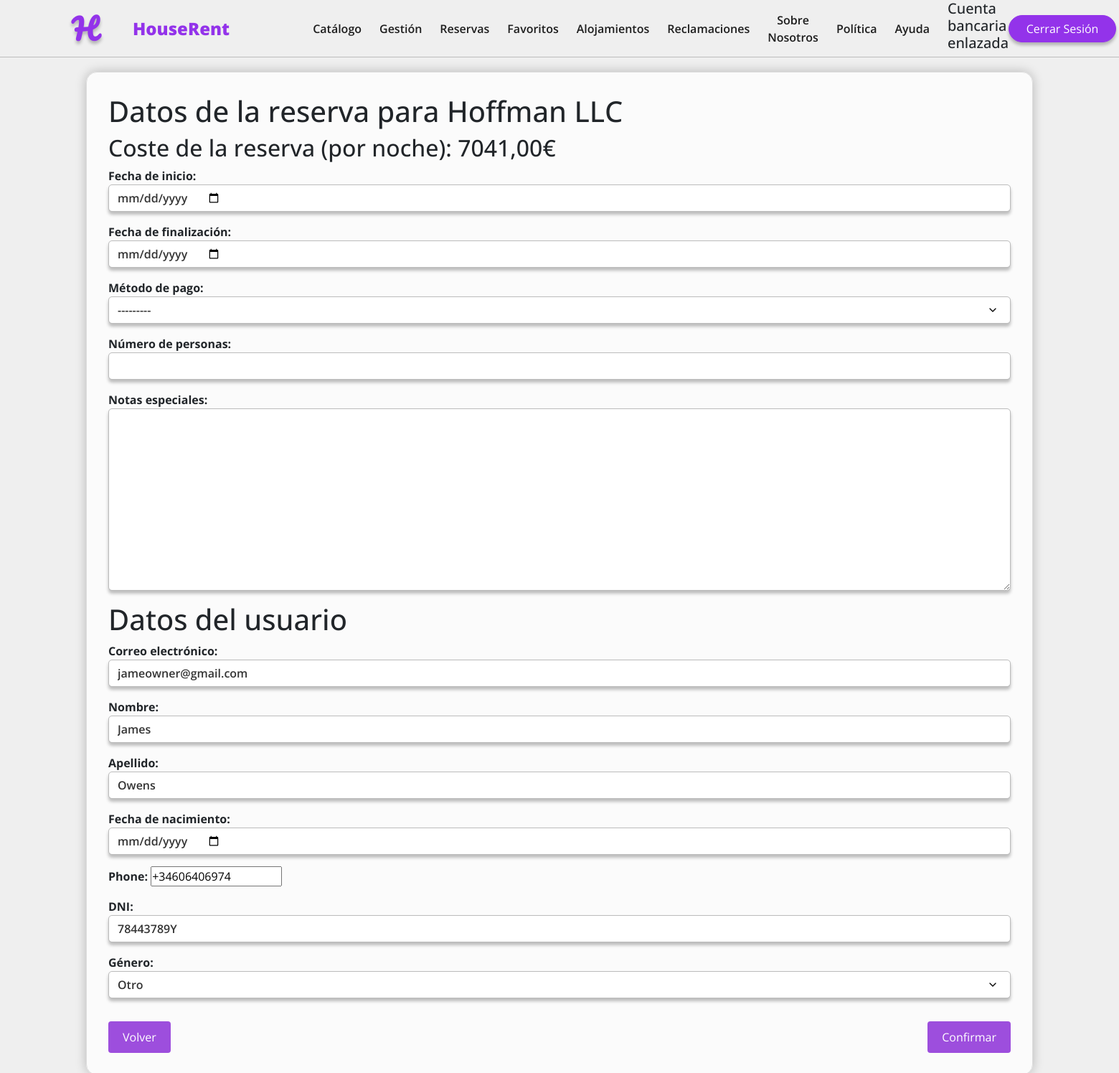
The page /booking/1 (signed in) on the database its author committed.
### apps/core/models.py (models this page shows, shortened)
class Accommodation(models.Model):
    name = models.CharField(max_length=256, blank=False, null=False)
    description = models.TextField(max_length=1024, blank=False, null=False)
    capacity = models.PositiveIntegerField(blank=False, null=False, default=1)
    owner = models.ForeignKey(CustomUser, on_delete=models.CASCADE, blank=False, null=False)
    price = models.DecimalField(decimal_places=2, max_digits=8, blank=False, null=False, validators=[MinValueValidator(0)], help_text='Ingresa un valor positivo')
    address = models.ForeignKey(Address, on_delete=models.CASCADE, blank=False, null=False)
    category = models.CharField(max_length=16, choices=Category.choices(), blank=False, null=False)
    service = models.ManyToManyField(Service, blank=True)
    creation_date = models.DateField(auto_now_add=True, blank=False, null=False)
    modification_date = models.DateField(auto_now=True, blank=False, null=False)
    is_active = models.BooleanField(default=True, blank=False, null=False)
    class Meta:
        verbose_name = "Alojamiento"
        verbose_name_plural = "Alojamientos"
        indexes = [
            models.Index(fields=['name']),
            models.Index(fields=['owner']),
            models.Index(fields=['category']),
        ]

class CustomUser(AbstractUser):
    first_name = models.CharField(max_length=150, blank=False, null=False)
    last_name = models.CharField(max_length=150, blank=False, null=False)
    username = models.CharField(
        max_length=150,
        unique=True,
        null=True,
        blank=True,
    )
    birth_date = models.DateField(blank=False, null=False)
    phone = PhoneNumberField(blank=False, null=False)
    address = models.ForeignKey(Address, on_delete=models.CASCADE, blank=False, null=True)
    dni = models.CharField(
        max_length=9,
        unique=True,
        blank=False,
        null=False,
        validators=[
            RegexValidator(
                regex='^\d{8}[a-zA-Z]$',
                message='Introducza un DNI válido',
                code='invalid_dni'
                )
            ])
    gender = models.CharField(max_length=16, choices=Gender.choices(), blank=False, null=False)
    request = models.CharField(max_length=16, choices=Request.choices(), default=Request.NOT_REQUESTED)
    stripe_id=models.CharField(max_length=40, blank=True,unique=True, null=True)
    class Meta:
        verbose_name = "Usuario"
        verbose_name_plural = "Usuarios"
        indexes = [
            models.Index(fields=['dni']),
            models.Index(fields=['phone']),
        ]

### apps/booking/views.py (the view, shortened to what this page needs)
# urls.py: path('<int:accommodation_id>', request_booking, name='request_booking'),
def request_booking(request, accommodation_id):
    accommodation = get_object_or_404(Accommodation, pk=accommodation_id)
    current_user = request.user
    if not current_user.is_authenticated:
        user_form = UserBookRequest()
    else:
        user_form = UserBookRequest(instance=current_user)
    if request.method == 'GET':
        form = BookingRequest(initial={'accommodation': accommodation})
        form.accommodation = accommodation
        return render(request, 'booking/book.html', {'form': form, 'user_form': user_form, "accommodation":accommodation})

### apps/booking/forms.py (shortened to what this page needs)
class BookingRequest(forms.ModelForm):
    def __init__(self, *args, **kwargs):
        super().__init__(*args, **kwargs)
    class Meta:
        model=Book
        fields=['start_date','end_date','payment_method','amount_people','special_requests', 'accommodation']
        widgets = {
            'accommodation': forms.HiddenInput(),
            'start_date': forms.DateInput(attrs={'class': 'form-control', 'type': 'date'}),
            'end_date': forms.DateInput(attrs={'class': 'form-control', 'type': 'date'}),
            'payment_method': forms.Select(attrs={'class': 'form-control'}),
            'amount_people': forms.NumberInput(attrs={'class': 'form-control'}),
            'special_requests': forms.Textarea(attrs={'class': 'form-control', 'required': False})
        }
        labels = {
            'start_date': 'Fecha de inicio',
            'end_date': 'Fecha de finalización',
            'payment_method': 'Método de pago',
            'amount_people': 'Número de personas',
            'special_requests': 'Notas especiales'
        }

class UserBookRequest(forms.ModelForm):
    phone = PhoneNumberField(
        widget=PhoneNumberPrefixWidget(attrs={'class': 'form-control'}, initial='ES',)
    )
    class Meta:
        model = CustomUser
        fields = ['email', 'first_name', 'last_name', 'birth_date', 'phone', 'dni', 'gender']
        widgets = {
            'email': forms.EmailInput(attrs={'class': 'form-control'}),
            'first_name': forms.TextInput(attrs={'class': 'form-control'}),
            'last_name': forms.TextInput(attrs={'class': 'form-control'}),
            'birth_date': forms.DateInput(attrs={'class': 'form-control', 'type': 'date'}),
            'dni': forms.TextInput(attrs={'class': 'form-control'}),
            'gender': forms.Select(attrs={'class': 'form-control'}),
        }
        labels = {
            'email': 'Correo electrónico',
            'first_name': 'Nombre',
            'last_name': 'Apellido',
            'phone': 'Número de teléfono',
            'birth_date': 'Fecha de nacimiento',
            'dni': 'DNI',
            'gender': 'Género',
        }

### templates/booking/book.html (shortened to what this page needs)
{% extends 'base_generic.html' %}
{% block content %}
{% load static %}
<link rel="stylesheet" type="text/css" href="/static/css/book.css">
<section class="container">
        <form method="POST" action="{% url 'request_booking' accommodation.id %}">
            <div id="form1" class="form visible">
                <h1>Datos de la reserva para {{accommodation.name}}</h1>
                <h2>Coste de la reserva (por noche): {{accommodation.price}}€</h2>
                {{form.as_p}}
            </div>
            <div id="form2" class="form visible">
                <h1>Datos del usuario</h1>
                   {{user_form.as_p}}
                <div class="form row-spaced visible" id="divform2">
                    <button id="return" class="filled-button mt-3">
                        Volver
                    </button>
                   <button type='submit' class="filled-button mt-3">
                       Confirmar
                   </button>
                </div>
            </div>
        </form>
</section>
{% endblock %}

### static/css/var.css (style rules this page uses)
:root { --c1: #EFEFEF; --c2: #BCBCBC; --c3: #343434; --c4: #1D1D1D; --c5: #9333EA; --c6: #9e1d1d; --f1: 2.5rem; --f2: 1.5rem; --f3: 1rem; --f4: 0.8rem; --f5: 0.6rem; --w1: 800; --w2: 600; --w3: 400; --navbar-altura: 80px; --content-padding: 50px; }

### static/css/navbar.css (style rules this page uses)
* { margin: 0; padding: 0; box-sizing: border-box; font-family: 'Open Sans', sans-serif !important; }
body { background-color: var(--c1) !important; }
select { display: block; appearance: none; background-repeat: no-repeat; background-position: right 1rem center; background-size: 1em; }

### static/css/form.css (style rules this page uses)
.form-control { border-radius: 30px !important; border-color: var(--c2) !important; font-size: var(--f3) !important; font-weight: 600 !important; color: var(--c3) !important; box-shadow: 0px 4px 4px 0px rgba(0, 0, 0, 0.25) !important; }

### static/css/book.css (style rules this page uses)
.container { background-color: rgba(255, 255, 255, 0.763); padding: 30px; border-radius: 15px; border: 1px solid #ddd; box-shadow: 0 0 15px rgba(0, 0, 0, 0.235); margin-top: 20px; }
label { font-weight: bold; }
.filled-button { background-color: #9D4EDD; color: white; padding: 10px 20px; border: none; border-radius: 4px; cursor: pointer; }
.form-control { display: flex; border-radius: 5px !important; font-size: var(--f3) !important; background-color: white !important; box-shadow: none; }
.form { display: none; flex-direction: column; }
.visible { display: flex; }
input { box-shadow: none; }
.row-spaced { flex-direction: row; width: 100%; align-items: center; justify-content: space-between; }

### rows shown on the page
Accommodation: name "Hoffman LLC", price "7041,00"
CustomUser: email "jameowner@gmail.com", first_name "James", last_name "Owens", phone "+34606406974", dni "78443789Y", gender "Otro"
